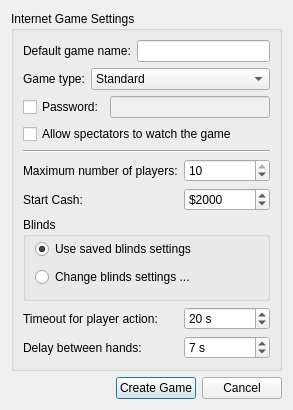
<?xml version="1.0" encoding="UTF-8"?>
<ui version="4.0">
 <class>createInternetGameDialog</class>
 <widget class="QDialog" name="createInternetGameDialog">
  <property name="geometry">
   <rect>
    <x>0</x>
    <y>0</y>
    <width>293</width>
    <height>410</height>
   </rect>
  </property>
  <property name="windowTitle">
   <string>Create Internet Game</string>
  </property>
  <layout class="QGridLayout" name="gridLayout_2">
   <item row="0" column="0">
    <widget class="QGroupBox" name="groupBox">
     <property name="title">
      <string>Internet Game Settings</string>
     </property>
     <layout class="QGridLayout" name="gridLayout">
      <item row="0" column="0" colspan="2">
       <layout class="QHBoxLayout" name="horizontalLayout_8">
        <item>
         <widget class="QLabel" name="label_23">
          <property name="text">
           <string>Default game name:</string>
          </property>
         </widget>
        </item>
        <item>
         <widget class="QLineEdit" name="lineEdit_gameName">
          <property name="maxLength">
           <number>48</number>
          </property>
         </widget>
        </item>
       </layout>
      </item>
      <item row="1" column="0" colspan="2">
       <layout class="QHBoxLayout" name="horizontalLayout">
        <item>
         <widget class="QLabel" name="label_3">
          <property name="text">
           <string>Game type:</string>
          </property>
         </widget>
        </item>
        <item>
         <widget class="QComboBox" name="comboBox_gameType">
          <property name="sizePolicy">
           <sizepolicy hsizetype="MinimumExpanding" vsizetype="Fixed">
            <horstretch>0</horstretch>
            <verstretch>0</verstretch>
           </sizepolicy>
          </property>
          <item>
           <property name="text">
            <string>Standard</string>
           </property>
           <property name="icon">
            <iconset resource="resources/pokerth.qrc">
             <normaloff>:/gfx/player_play.png</normaloff>:/gfx/player_play.png</iconset>
           </property>
          </item>
          <item>
           <property name="text">
            <string>Registered players only</string>
           </property>
           <property name="icon">
            <iconset resource="resources/pokerth.qrc">
             <normaloff>:/gfx/registered.png</normaloff>:/gfx/registered.png</iconset>
           </property>
          </item>
          <item>
           <property name="text">
            <string>PRIVATE POKER TABLE™</string>
           </property>
           <property name="icon">
            <iconset resource="resources/pokerth.qrc">
             <normaloff>:/gfx/list_add_user.png</normaloff>:/gfx/list_add_user.png</iconset>
           </property>
          </item>
          <item>
           <property name="text">
            <string>Ranking game</string>
           </property>
           <property name="icon">
            <iconset resource="resources/pokerth.qrc">
             <normaloff>:/gfx/cup.png</normaloff>:/gfx/cup.png</iconset>
           </property>
          </item>
         </widget>
        </item>
       </layout>
      </item>
      <item row="2" column="0" colspan="2">
       <layout class="QHBoxLayout">
        <property name="spacing">
         <number>6</number>
        </property>
        <property name="leftMargin">
         <number>0</number>
        </property>
        <property name="topMargin">
         <number>0</number>
        </property>
        <property name="rightMargin">
         <number>0</number>
        </property>
        <property name="bottomMargin">
         <number>0</number>
        </property>
        <item>
         <widget class="QCheckBox" name="checkBox_Password">
          <property name="text">
           <string>Password:</string>
          </property>
          <property name="icon">
           <iconset resource="resources/pokerth.qrc">
            <normaloff>:/gfx/lock.png</normaloff>:/gfx/lock.png</iconset>
          </property>
         </widget>
        </item>
        <item>
         <widget class="QLineEdit" name="lineEdit_Password">
          <property name="enabled">
           <bool>false</bool>
          </property>
          <property name="echoMode">
           <enum>QLineEdit::Password</enum>
          </property>
         </widget>
        </item>
       </layout>
      </item>
      <item row="4" column="0" colspan="2">
       <widget class="Line" name="line">
        <property name="orientation">
         <enum>Qt::Horizontal</enum>
        </property>
       </widget>
      </item>
      <item row="5" column="0">
       <widget class="QLabel" name="label">
        <property name="text">
         <string>Maximum number of players:</string>
        </property>
        <property name="buddy">
         <cstring>spinBox_quantityPlayers</cstring>
        </property>
       </widget>
      </item>
      <item row="5" column="1">
       <widget class="QSpinBox" name="spinBox_quantityPlayers">
        <property name="minimum">
         <number>2</number>
        </property>
        <property name="maximum">
         <number>10</number>
        </property>
        <property name="value">
         <number>10</number>
        </property>
       </widget>
      </item>
      <item row="6" column="0">
       <widget class="QLabel" name="label_2">
        <property name="text">
         <string>Start Cash:</string>
        </property>
        <property name="buddy">
         <cstring>spinBox_startCash</cstring>
        </property>
       </widget>
      </item>
      <item row="6" column="1">
       <widget class="QSpinBox" name="spinBox_startCash">
        <property name="suffix">
         <string/>
        </property>
        <property name="prefix">
         <string>$</string>
        </property>
        <property name="minimum">
         <number>1000</number>
        </property>
        <property name="maximum">
         <number>1000000</number>
        </property>
        <property name="singleStep">
         <number>50</number>
        </property>
        <property name="value">
         <number>2000</number>
        </property>
       </widget>
      </item>
      <item row="7" column="0" colspan="2">
       <widget class="QGroupBox" name="groupBox_blinds">
        <property name="title">
         <string>Blinds</string>
        </property>
        <layout class="QGridLayout">
         <property name="topMargin">
          <number>0</number>
         </property>
         <item row="0" column="0">
          <widget class="QRadioButton" name="radioButton_useSavedBlindsSettings">
           <property name="text">
            <string>Use saved blinds settings</string>
           </property>
           <property name="checked">
            <bool>true</bool>
           </property>
          </widget>
         </item>
         <item row="1" column="0">
          <widget class="QRadioButton" name="radioButton_changeBlindsSettings">
           <property name="text">
            <string>Change blinds settings ...</string>
           </property>
          </widget>
         </item>
        </layout>
       </widget>
      </item>
      <item row="8" column="0">
       <widget class="QLabel" name="label_6">
        <property name="sizePolicy">
         <sizepolicy hsizetype="Minimum" vsizetype="Preferred">
          <horstretch>0</horstretch>
          <verstretch>0</verstretch>
         </sizepolicy>
        </property>
        <property name="text">
         <string>Timeout for player action:</string>
        </property>
        <property name="buddy">
         <cstring>spinBox_netTimeOutPlayerAction</cstring>
        </property>
       </widget>
      </item>
      <item row="8" column="1">
       <widget class="QSpinBox" name="spinBox_netTimeOutPlayerAction">
        <property name="suffix">
         <string> s</string>
        </property>
        <property name="minimum">
         <number>5</number>
        </property>
        <property name="maximum">
         <number>60</number>
        </property>
        <property name="value">
         <number>20</number>
        </property>
       </widget>
      </item>
      <item row="9" column="0">
       <widget class="QLabel" name="label_5">
        <property name="text">
         <string>Delay between hands:</string>
        </property>
        <property name="buddy">
         <cstring>spinBox_netDelayBetweenHands</cstring>
        </property>
       </widget>
      </item>
      <item row="9" column="1">
       <widget class="QSpinBox" name="spinBox_netDelayBetweenHands">
        <property name="sizePolicy">
         <sizepolicy hsizetype="Expanding" vsizetype="Fixed">
          <horstretch>0</horstretch>
          <verstretch>0</verstretch>
         </sizepolicy>
        </property>
        <property name="suffix">
         <string> s</string>
        </property>
        <property name="minimum">
         <number>5</number>
        </property>
        <property name="maximum">
         <number>20</number>
        </property>
        <property name="value">
         <number>7</number>
        </property>
       </widget>
      </item>
      <item row="3" column="0" colspan="2">
       <widget class="QCheckBox" name="checkBox_allowSpectators">
        <property name="text">
         <string>Allow spectators to watch the game</string>
        </property>
       </widget>
      </item>
     </layout>
    </widget>
   </item>
   <item row="1" column="0">
    <layout class="QHBoxLayout">
     <property name="spacing">
      <number>6</number>
     </property>
     <property name="leftMargin">
      <number>0</number>
     </property>
     <property name="topMargin">
      <number>0</number>
     </property>
     <property name="rightMargin">
      <number>0</number>
     </property>
     <property name="bottomMargin">
      <number>0</number>
     </property>
     <item>
      <spacer>
       <property name="orientation">
        <enum>Qt::Horizontal</enum>
       </property>
       <property name="sizeHint" stdset="0">
        <size>
         <width>181</width>
         <height>20</height>
        </size>
       </property>
      </spacer>
     </item>
     <item>
      <widget class="QPushButton" name="pushButton_createGame">
       <property name="text">
        <string>Create Game</string>
       </property>
      </widget>
     </item>
     <item>
      <widget class="QPushButton" name="pushButton_cancel">
       <property name="text">
        <string>Cancel</string>
       </property>
      </widget>
     </item>
    </layout>
   </item>
  </layout>
 </widget>
 <tabstops>
  <tabstop>lineEdit_gameName</tabstop>
  <tabstop>comboBox_gameType</tabstop>
  <tabstop>checkBox_Password</tabstop>
  <tabstop>lineEdit_Password</tabstop>
  <tabstop>spinBox_quantityPlayers</tabstop>
  <tabstop>spinBox_startCash</tabstop>
  <tabstop>radioButton_useSavedBlindsSettings</tabstop>
  <tabstop>radioButton_changeBlindsSettings</tabstop>
  <tabstop>spinBox_netTimeOutPlayerAction</tabstop>
  <tabstop>spinBox_netDelayBetweenHands</tabstop>
  <tabstop>pushButton_createGame</tabstop>
  <tabstop>pushButton_cancel</tabstop>
 </tabstops>
 <resources>
  <include location="resources/pokerth.qrc"/>
 </resources>
 <connections>
  <connection>
   <sender>pushButton_createGame</sender>
   <signal>clicked()</signal>
   <receiver>createInternetGameDialog</receiver>
   <slot>accept()</slot>
   <hints>
    <hint type="sourcelabel">
     <x>205</x>
     <y>294</y>
    </hint>
    <hint type="destinationlabel">
     <x>87</x>
     <y>215</y>
    </hint>
   </hints>
  </connection>
  <connection>
   <sender>pushButton_cancel</sender>
   <signal>clicked()</signal>
   <receiver>createInternetGameDialog</receiver>
   <slot>reject()</slot>
   <hints>
    <hint type="sourcelabel">
     <x>286</x>
     <y>294</y>
    </hint>
    <hint type="destinationlabel">
     <x>288</x>
     <y>190</y>
    </hint>
   </hints>
  </connection>
  <connection>
   <sender>checkBox_Password</sender>
   <signal>toggled(bool)</signal>
   <receiver>lineEdit_Password</receiver>
   <slot>setEnabled(bool)</slot>
   <hints>
    <hint type="sourcelabel">
     <x>76</x>
     <y>239</y>
    </hint>
    <hint type="destinationlabel">
     <x>146</x>
     <y>235</y>
    </hint>
   </hints>
  </connection>
 </connections>
</ui>
